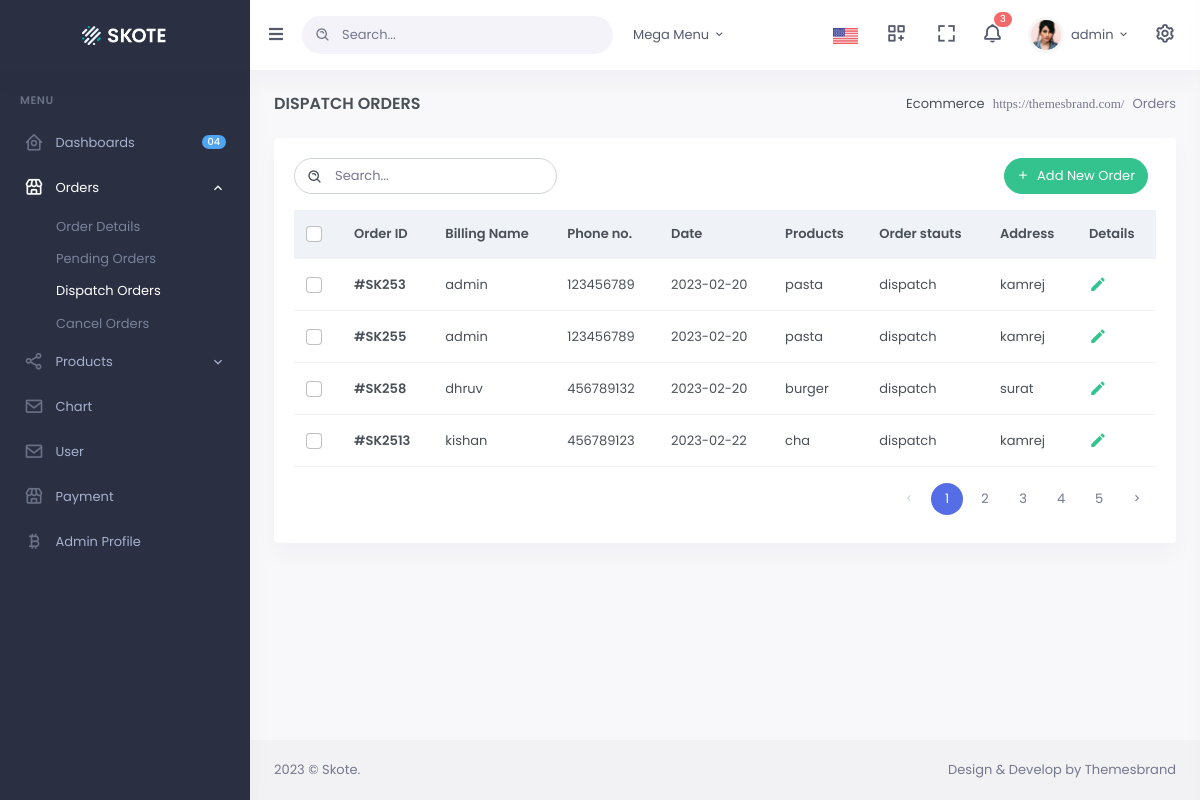
The page /order-dispatch.php (signed in) on the database its author committed.
### tables this page shows
CREATE TABLE `order` (
  `order_id` int NOT NULL,
  `billing_name` varchar(255) NOT NULL,
  `product_name` varchar(255) NOT NULL,
  `phone` varchar(15) NOT NULL,
  `order_date` date NOT NULL,
  `total` varchar(255) NOT NULL,
  `pay_status` varchar(255) NOT NULL,
  `pay_method` varchar(255) NOT NULL,
  `user_add` varchar(255) NOT NULL,
  `order_status` varchar(255) NOT NULL,
  `cancel_reason` varchar(255) NOT NULL
);

### order-dispatch.php (the view, shortened to what this page needs)
<!doctype html>
<html lang="en">
<head>
    <link href="assets/css/bootstrap.min.css" id="bootstrap-style" rel="stylesheet" type="text/css" />
    <link href="assets/css/icons.min.css" rel="stylesheet" type="text/css" />
    <link href="assets/css/app.min.css" id="app-style" rel="stylesheet" type="text/css" />
</head>
<body data-sidebar="dark">
    <div id="layout-wrapper">
        <?php
        include 'header.php';
        include 'menu.php';
        ?>
        <div class="main-content">
            <div class="page-content">
                <div class="container-fluid">
                    <div class="row">
                        <div class="col-12">
                            <div class="page-title-box d-sm-flex align-items-center justify-content-between">
                                <h4 class="mb-sm-0 font-size-18">Dispatch Orders</h4>
                                <div class="page-title-right">
                                    <ol class="breadcrumb m-0">
                                        <li class="breadcrumb-item"><a href="javascript: void(0);">Ecommerce</a></li>
                                        <li class="breadcrumb-item active">Orders</li>
                                    </ol>
                                </div>
                            </div>
                        </div>
                    </div>
                    <div class="row">
                        <div class="col-12">
                            <div class="card">
                                <div class="card-body">
                                    <div class="row mb-2">
                                        <div class="col-sm-4">
                                            <div class="search-box me-2 mb-2 d-inline-block">
                                                <div class="position-relative">
                                                    <input type="text" class="form-control" placeholder="Search...">
                                                    <i class="bx bx-search-alt search-icon"></i>
                                                </div>
                                            </div>
                                        </div>
                                        <div class="col-sm-8">
                                            <div class="text-sm-end">
                                                <a href="order-create.php"><button type="button" class="btn btn-success btn-rounded waves-effect waves-light mb-2 me-2"><i class="mdi mdi-plus me-1"></i> Add New Order</button></a>
                                            </div>
                                        </div>
                                    </div>
                                    <div class="table-responsive">
                                        <table class="table align-middle table-nowrap table-check">
                                            <thead class="table-light">
                                                <tr>
                                                    <th style="width: 20px;" class="align-middle">
                                                        <div class="form-check font-size-16">
                                                            <input class="form-check-input" type="checkbox" id="checkAll">
                                                        </div>
                                                    </th>
                                                    <th class="align-middle">Order ID</th>
                                                    <th class="align-middle">Billing Name</th>
                                                    <th class="align-middle">Phone no.</th>
                                                    <th class="align-middle">Date</th>
                                                    <th class="align-middle">Products</th>
                                                    <th class="align-middle">Order stauts</th>
                                                    <th class="align-middle">Address</th>
                                                    <th class="align-middle">Details</th>
                                                </tr>
                                            </thead>
                                            <tbody>
                                                <?php
                                                $data = mysqli_query($conn, "SELECT * FROM `order` WHERE `order`.`order_status` = 'dispatch' ") or die(mysqli_error($conn));
                                                while ($row = mysqli_fetch_assoc($data)) {
                                                ?>
                                                    <tr>
                                                        <td>
                                                            <div class="form-check font-size-16">
                                                                <input class="form-check-input" type="checkbox" id="orderidcheck09">
                                                            </div>
                                                        </td>
                                                        <td><a href="javascript: void(0);" class="text-body fw-bold"><?php echo "#SK25" . $row['order_id'] ?></a>
                                                        </td>
                                                        <td><?php echo $row["billing_name"]; ?></td>
                                                        <td><?php echo $row["phone"]; ?></td>
                                                        <td><?php echo $row["order_date"]; ?></td>
                                                        <td><?php echo $row["product_name"]; ?></td>
                                                        <td><?php echo $row["order_status"]; ?></td>
                                                        <td><?php echo $row["user_add"]; ?></td>
                                                        <td>
                                                            <div class="d-flex gap-3">
                                                                <i class="mdi mdi-pencil font-size-18 text-success" data-bs-toggle="modal" data-bs-target="#SK25<?php echo $row['order_id'] ?>"></i>
                                                            </div>
                                                        </td>
                                                    </tr>
                                                <?php
                                                }
                                                ?>
                                            </tbody>
                                        </table>
                                    </div>
                                    <ul class="pagination pagination-rounded justify-content-end mb-2">
                                        <li class="page-item disabled">
                                            <a class="page-link" href="javascript: void(0);" aria-label="Previous">
                                                <i class="mdi mdi-chevron-left"></i>
                                            </a>
                                        </li>
                                        <li class="page-item active"><a class="page-link" href="javascript: void(0);">1</a></li>
                                        <li class="page-item"><a class="page-link" href="javascript: void(0);">2</a>
                                        </li>
                                        <li class="page-item"><a class="page-link" href="javascript: void(0);">3</a>
                                        </li>
                                        <li class="page-item"><a class="page-link" href="javascript: void(0);">4</a>
                                        </li>
                                        <li class="page-item"><a class="page-link" href="javascript: void(0);">5</a>
                                        </li>
                                        <li class="page-item">
                                            <a class="page-link" href="javascript: void(0);" aria-label="Next">
                                                <i class="mdi mdi-chevron-right"></i>
                                            </a>
                                        </li>
                                    </ul>
                                </div>
                            </div>
                        </div>
                    </div>
                </div>
            </div>
            <?php include "footer.php"; ?>
        </div>
</body>
</html>

### header.php (shortened to what this page needs)
<header id="page-topbar">
                <div class="navbar-header">
                    <div class="d-flex">
                        <div class="navbar-brand-box">
                            <a class="logo logo-light">
                                <span class="logo-lg">
                                    <img src="assets/images/logo-light.png" alt="" height="19">
                                </span>
                            </a>
                        </div>
                        <button type="button" class="btn btn-sm px-3 font-size-16 header-item waves-effect" id="vertical-menu-btn">
                            <i class="fa fa-fw fa-bars"></i>
                        </button>
                        <form class="app-search d-none d-lg-block">
                            <div class="position-relative">
                                <input type="text" class="form-control" placeholder="Search...">
                                <span class="bx bx-search-alt"></span>
                            </div>
                        </form>
                        <div class="dropdown dropdown-mega d-none d-lg-block ms-2">
                            <button type="button" class="btn header-item waves-effect" data-bs-toggle="dropdown" aria-haspopup="false" aria-expanded="false">
                                <span key="t-megamenu">Mega Menu</span>
                                <i class="mdi mdi-chevron-down"></i>
                            </button>
                        </div>
                    </div>
                    <div class="d-flex">
                        <div class="dropdown d-inline-block">
                            <button type="button" class="btn header-item waves-effect"
                            data-bs-toggle="dropdown" aria-haspopup="true" aria-expanded="false">
                                <img id="header-lang-img" src="assets/images/flags/us.jpg" alt="Header Language" height="16">
                            </button>
                        </div>
                        <div class="dropdown d-none d-lg-inline-block ms-1">
                            <button type="button" class="btn header-item noti-icon waves-effect"
                            data-bs-toggle="dropdown" aria-haspopup="true" aria-expanded="false">
                                <i class="bx bx-customize"></i>
                            </button>
                        </div>
                        <div class="dropdown d-none d-lg-inline-block ms-1">
                            <button type="button" class="btn header-item noti-icon waves-effect" data-bs-toggle="fullscreen">
                                <i class="bx bx-fullscreen"></i>
                            </button>
                        </div>
                        <div class="dropdown d-inline-block">
                            <button type="button" class="btn header-item noti-icon waves-effect" id="page-header-notifications-dropdown"
                            data-bs-toggle="dropdown" aria-haspopup="true" aria-expanded="false">
                                <i class="bx bx-bell bx-tada"></i>
                                <span class="badge bg-danger rounded-pill">3</span>
                            </button>
                        </div>
                        <div class="dropdown d-inline-block">
                            <button type="button" class="btn header-item waves-effect" id="page-header-user-dropdown"
                            data-bs-toggle="dropdown" aria-haspopup="true" aria-expanded="false">
                                <img class="rounded-circle header-profile-user" src="assets/images/users/avatar-1.jpg"
                                    alt="Header Avatar">
                                <span class="d-none d-xl-inline-block ms-1" key="t-henry"><?php echo $_SESSION["adminusername"]; ?></span>
                                <i class="mdi mdi-chevron-down d-none d-xl-inline-block"></i>
                            </button>
                        </div>
                        <div class="dropdown d-inline-block">
                            <button type="button" class="btn header-item noti-icon right-bar-toggle waves-effect">
                                <i class="bx bx-cog bx-spin"></i>
                            </button>
                        </div>
                    </div>
                </div>
            </header>

### menu.php (shortened to what this page needs)
<div class="vertical-menu">
    <div data-simplebar class="h-100">
        <div id="sidebar-menu">
            <ul class="metismenu list-unstyled" id="side-menu">
                <li class="menu-title" key="t-menu">Menu</li>
                <li>
                    <a href="dashbord.php" class="waves-effect">
                        <i class="bx bx-home-circle"></i><span class="badge rounded-pill bg-info float-end">04</span>
                        <span key="t-dashboards">Dashboards</span>
                    </a>
                </li>
                <li>
                    <a href="javascript: void(0);" class="has-arrow waves-effect">
                        <i class="bx bx-store"></i>
                        <span key="t-ecommerce">Orders</span>
                    </a>
                    <ul class="sub-menu" aria-expanded="false">
                        <li><a href="order.php" key="t-product-detail">Order Details</a></li>
                        <li><a href="order-pending.php" key="t-products">Pending Orders</a></li>
                        <li><a href="order-dispatch.php" key="t-product">Dispatch Orders</a></li>
                        <li><a href="order-cancel.php" key="t-product">Cancel Orders</a></li>
                    </ul>
                </li>
                <li>
                    <a href="javascript: void(0);" class="has-arrow waves-effect">
                        <i class="bx bx-share-alt"></i>
                        <span key="t-multi-level">Products</span>
                    </a>
                </li>
                <li>
                    <a href="javascript: void(0);" class="waves-effect">
                        <i class="bx bx-envelope"></i>
                        <span key="t-email">Chart</span>
                    </a>
                </li>
                <li>
                    <a href="javascript: void(0);" class="waves-effect">
                        <i class="bx bx-envelope"></i>
                        <span key="t-email">User</span>
                    </a>
                </li>
                <li>
                    <a href="payment.php">
                        <i class="bx bx-store"></i>
                        <span key="t-ecommerce">Payment</span>
                    </a>
                </li>
                <li>
                    <a href="javascript: void(0);" class=" waves-effect">
                        <i class="bx bx-bitcoin"></i>
                        <span key="t-crypto">Admin Profile</span>
                    </a>
                </li>
            </ul>
        </div>
    </div>
</div>

### footer.php
<footer class="footer">
    <div class="container-fluid">
        <div class="row">
            <div class="col-sm-6">
                <script>document.write(new Date().getFullYear())</script> © Skote.
            </div>
            <div class="col-sm-6">
                <div class="text-sm-end d-none d-sm-block">
                    Design & Develop by Themesbrand
                </div>
            </div>
        </div>
    </div>
</footer>

### rows shown on the page
order: order_id "3", billing_name "admin", phone "123456789", order_date "2023-02-20", product_name "pasta", order_status "dispatch", user_add "kamrej"
order: order_id "5", billing_name "admin", phone "123456789", order_date "2023-02-20", product_name "pasta", order_status "dispatch", user_add "kamrej"
order: order_id "8", billing_name "dhruv", phone "456789132", order_date "2023-02-20", product_name "burger", order_status "dispatch", user_add "surat"
order: order_id "13", billing_name "kishan", phone "456789123", order_date "2023-02-22", product_name "cha", order_status "dispatch", user_add "kamrej"

### other values the page prints
$_SESSION["adminusername"] "admin"
